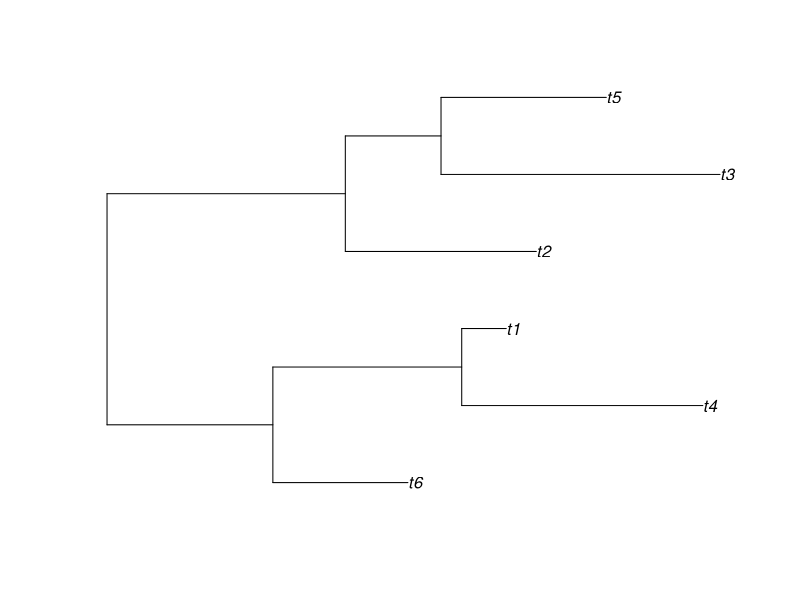

The R source for this figure:
library(ape)
library(deSolve)

dummy <- function(t,y,X)
{
  res <- X%*%y
  return( list(res) )
}


SingleSiteUpPassTest <- function(phy, X, root.p){
  
  #Randomly choose starting state at root using the root.values as the probability:
  root.value <- sample.int(dim(X)[2], 1, FALSE, prob=root.p)
  #Reorder the phy:
  phy <- reorder(phy, "postorder")
  ntips <- length(phy$tip.label)
  N <- dim(phy$edge)[1]
  ROOT <- ntips + 1 #perhaps use an accessor to get the root node id
  #Generate vector that contains the simulated states:
  yinit <- vector("list", ntips + phy$Nnode)
  tmp <- rep(0, length(root.p))
  tmp[root.value] <- 1
  yinit[[ROOT]] <- tmp
  
  sim.codon.data.site <- integer(ntips + phy$Nnode)
  sim.codon.data.site[ROOT] <- as.integer(root.value)
  anc <- phy$edge[,1]
  des <- phy$edge[,2]
  edge.length <- phy$edge.length
  for (i in N:1) {
    times <- c(0, edge.length[i])
    #browser()
    p <- lsoda(yinit[[anc[i]]], times, func = dummy, Xmat)[-1,-1]
    sim.codon.data.site[des[i]] <- sample.int(dim(X)[2], size = 1, FALSE, prob = p)
    tmp <- rep(0, length(root.p))
    tmp[sim.codon.data.site[des[i]]] <- 1
    yinit[[des[i]]] <- tmp
  }
  sim.codon.data.site <- sim.codon.data.site[1:ntips]
  names(sim.codon.data.site) <- phy$tip.label
  return(sim.codon.data.site)
}

nspecies <- 6
phy <- rtree(nspecies)
plot(phy)

Xmat <- matrix(0, 20, 20)
params <- runif(190)
Xmat[upper.tri(Xmat)] <- params
Xmat[lower.tri(Xmat)] <- t(Xmat)[lower.tri(Xmat)]
diag(Xmat) <- -rowSums(Xmat)


nsites <- 75
d.vec <- vector("list", nsites)
for(k in 1:nsites){
  
  site.data <- SingleSiteUpPassTest(phy, Xmat, rep(1/20, 20))
  
  D <- matrix(0, 20, length(site.data))
  colnames(D) <- names(site.data)
  for(i in 1:length(site.data))
    D[site.data[i],i] <- 1 
  
  d.vec[[k]] <- D
}

#aln <- matrix("", ncol=nsites, nrow=nspecies)
#rownames(aln) <- colnames(d.vec[[i]])
#for(i in 1:nsites)
#  aln[,i] <- seqinr::n2s(which(d.vec[[i]] == 1, arr.ind = T)[,1]-1) 

#d <- dist.dna(as.DNAbin(aln), model="raw")
#plot(nj(d))
